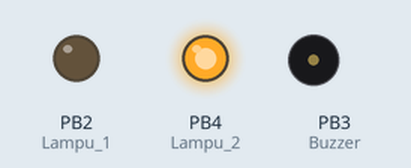
Simulated run of this sketch. Board: ATtiny85, built with avr-gcc and run on an emulated ATtiny85. Shown: output pins drawn as LEDs (lit = HIGH), buzzer (waves = sounding, pin HIGH).

Above: at 0.52 s.
At 5.72 s:
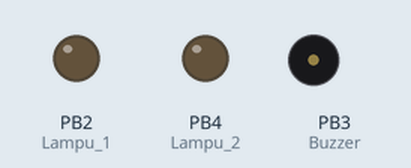
At 11.08 s:
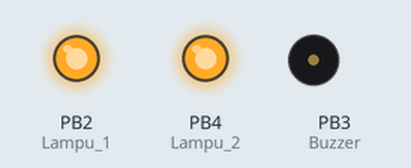
At 21.32 s:
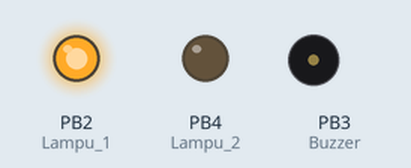
Timing chart, 0 to 37.8 s (numbered marks = the images above):
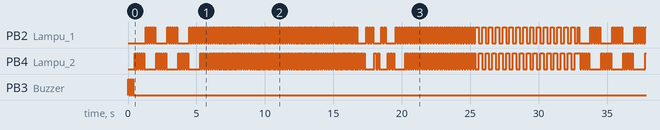

Measured:
- by itself, PB2 (Lampu_1): moves between LOW and HIGH, repeating every 32.3 s
- by itself, PB4 (Lampu_2): moves between LOW and HIGH, repeating every 32.2 s

The sketch:

emeregency_strobo.ino
```cpp
/*
 * Strobo emeregency attiny85 Digspark
 * https://www.youtube.com/c/Radal05
 * 21 Desember  2021
 */
void setup(){

  pinMode(2,OUTPUT); //Lampu 1
  pinMode(4,OUTPUT); //Lampu 2
  pinMode (3,OUTPUT); //Buzzer

  for (int i=0; i<3; i++)
  {
    digitalWrite(3, HIGH);
    delay (80);
    digitalWrite(3, LOW);
    delay (80);
  }

}

void loop(){

  /*
   ********* Mode 1  *********
   */

  for (int i=0; i<5; i++)
  {
    digitalWrite(4, HIGH);
    digitalWrite(2, LOW);
    delay (80);
    digitalWrite(4, LOW);
    digitalWrite(2, LOW);
    delay (80);
  }

  for (int i=0; i<5; i++)
  {
    digitalWrite(2, HIGH);
    digitalWrite(4, LOW);
    delay (80);
    digitalWrite(2, LOW);
    digitalWrite(4, LOW);
    delay (80);
  }

  for (int i=0; i<5; i++)
  {
    digitalWrite(4, HIGH);
    digitalWrite(2, LOW);
    delay (80);
    digitalWrite(4, LOW);
    digitalWrite(2, LOW);
    delay (80);
  }

  for (int i=0; i<5; i++)
  {
    digitalWrite(2, HIGH);
    digitalWrite(4, LOW);
    delay (80);
    digitalWrite(2, LOW);
    digitalWrite(4, LOW);
    delay (80);
  }

  for (int i=0; i<5; i++)
  {
    digitalWrite(4, HIGH);
    digitalWrite(2, LOW);
    delay (80);
    digitalWrite(4, LOW);
    digitalWrite(2, LOW);
    delay (80);
  }

  for (int i=0; i<5; i++)
  {
    digitalWrite(2, HIGH);
    digitalWrite(4, LOW);
    delay (80);
    digitalWrite(2, LOW);
    digitalWrite(4, LOW);
    delay (80);
  }


  /*
   ********* Mode 2  *********
   */

   for (int i=0; i<8; i++)
  {
    digitalWrite(2, HIGH);
    digitalWrite(4, HIGH);
    delay (80);
    digitalWrite(2, LOW);
    digitalWrite(4, LOW);
    delay (80);
  }

  for (int i=0; i<16; i++)
 {
    digitalWrite(2, HIGH);
    digitalWrite(4, HIGH);
    delay (50);
    digitalWrite(2, LOW);
    digitalWrite(4, LOW);
    delay (50);
}

    for (int i=0; i<8; i++)
{
    digitalWrite(2, HIGH);
    digitalWrite(4, HIGH);
    delay (80);
    digitalWrite(2, LOW);
    digitalWrite(4, LOW);
    delay (80);
  }

  for (int i=0; i<16; i++)
  {
    digitalWrite(2, HIGH);
    digitalWrite(4, HIGH);
    delay (50);
    digitalWrite(2, LOW);
    digitalWrite(4, LOW);
    delay (50);
  }

    for (int i=0; i<8; i++)
  {
    digitalWrite(2, HIGH);
    digitalWrite(4, HIGH);
    delay (80);
    digitalWrite(2, LOW);
    digitalWrite(4, LOW);
    delay (80);
}

   for (int i=0; i<16; i++)
{
    digitalWrite(2, HIGH);
    digitalWrite(4, HIGH);
    delay (50);
    digitalWrite(2, LOW);
    digitalWrite(4, LOW);
    delay (50);
}

  for (int i=0; i<8; i++)
  {
    digitalWrite(2, HIGH);
    digitalWrite(4, HIGH);
    delay (80);
    digitalWrite(2, LOW);
    digitalWrite(4, LOW);
    delay (80);
}

   for (int i=0; i<16; i++)
{
    digitalWrite(2, HIGH);
    digitalWrite(4, HIGH);
    delay (50);
    digitalWrite(2, LOW);
    digitalWrite(4, LOW);
    delay (50);
}

  /*
   ********* Mode 3  *********
   */

  for (int i=0; i<3; i++)
  {
    digitalWrite(4, HIGH);
    digitalWrite(2, LOW);
    delay (100);
    digitalWrite(4, LOW);
    digitalWrite(2, LOW);
    delay (100);
  }

  for (int i=0; i<3; i++)
  {
    digitalWrite(2, HIGH);
    digitalWrite(4, LOW);
    delay (100);
    digitalWrite(2, LOW);
    digitalWrite(4, LOW);
    delay (100);
  }

  for (int i=0; i<2; i++)
  {
    digitalWrite(4, HIGH);
    digitalWrite(2, LOW);
    delay (120);
    digitalWrite(4, LOW);
    digitalWrite(2, LOW);
    delay (120);
  }

  for (int i=0; i<2; i++)
  {
    digitalWrite(2, HIGH);
    digitalWrite(4, LOW);
    delay (120);
    digitalWrite(2, LOW);
    digitalWrite(4, LOW);
    delay (120);
  }

  for (int i=0; i<3; i++)
  {
    digitalWrite(4, HIGH);
    digitalWrite(2, LOW);
    delay (100);
    digitalWrite(4, LOW);
    digitalWrite(2, LOW);
    delay (100);
  }

  for (int i=0; i<3; i++)
  {
    digitalWrite(2, HIGH);
    digitalWrite(4, LOW);
    delay (100);
    digitalWrite(2, LOW);
    digitalWrite(4, LOW);
    delay (100);
  }

  /*
   ********* Mode 4  *********
   */

  for (int i=0; i<5; i++)
  {
    digitalWrite(2, HIGH);
    digitalWrite(4, LOW);
    delay (80);
    digitalWrite(2, LOW);
    digitalWrite(4, HIGH);
    delay (80);
  }

  for (int i=0; i<5; i++)
  {
    digitalWrite(2, HIGH);
    digitalWrite(4, LOW);
    delay (80);
    digitalWrite(2, LOW);
    digitalWrite(4, HIGH);
    delay (80);
  }

   for (int i=0; i<5; i++)
  {
    digitalWrite(2, HIGH);
    digitalWrite(4, LOW);
    delay (100);
    digitalWrite(2, LOW);
    digitalWrite(4, HIGH);
    delay (100);
  }

  for (int i=0; i<5; i++)
  {
    digitalWrite(2, HIGH);
    digitalWrite(4, LOW);
    delay (80);
    digitalWrite(2, LOW);
    digitalWrite(4, HIGH);
    delay (80);
  }


   for (int i=0; i<5; i++)
  {
    digitalWrite(2, HIGH);
    digitalWrite(4, LOW);
    delay (80);
    digitalWrite(2, LOW);
    digitalWrite(4, HIGH);
    delay (80);
  }

  for (int i=0; i<5; i++)
  {
    digitalWrite(2, HIGH);
    digitalWrite(4, LOW);
    delay (100);
    digitalWrite(2, LOW);
    digitalWrite(4, HIGH);
    delay (100);
  }

  /*
   ********* Mode 5  *********
   */

 for (int i=0; i<15; i++)
{
   digitalWrite(2, HIGH);
   digitalWrite(4, LOW);
   delay (250);
   digitalWrite(2, LOW);
   digitalWrite(4, HIGH);
   delay (250);
}

// recordatorio audible
    digitalWrite (0,HIGH);
    digitalWrite (2, HIGH);
    delay(100);
    digitalWrite (0, LOW);

}
```
